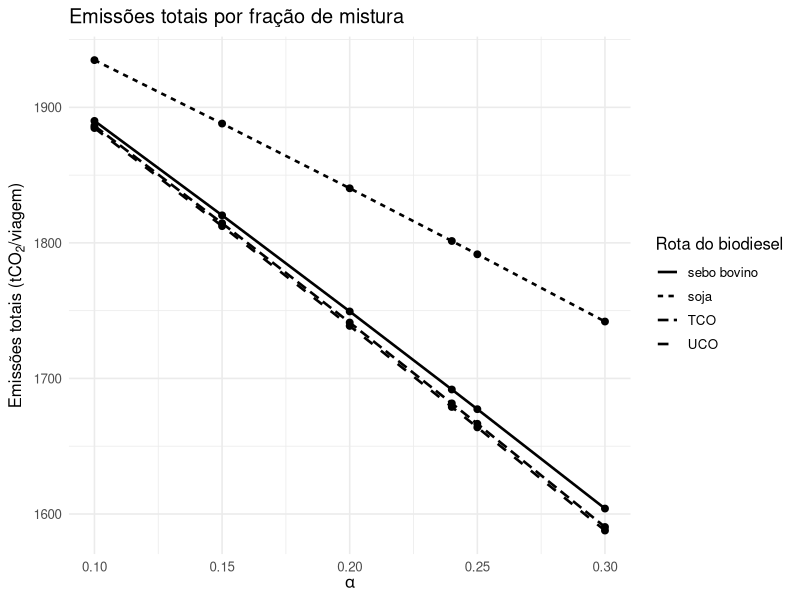
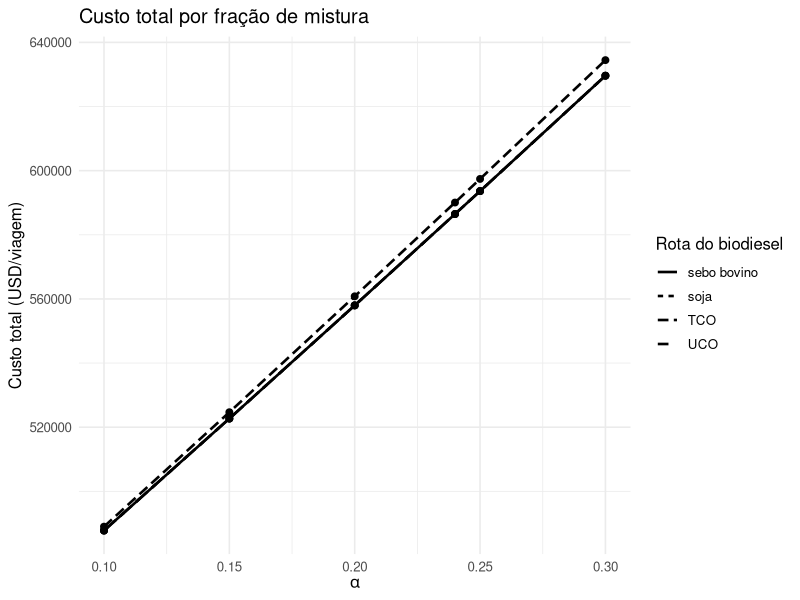
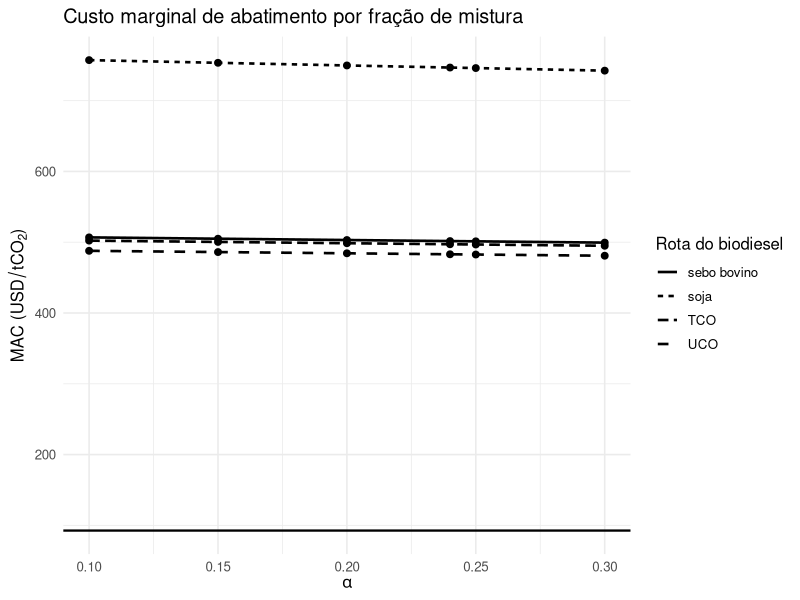
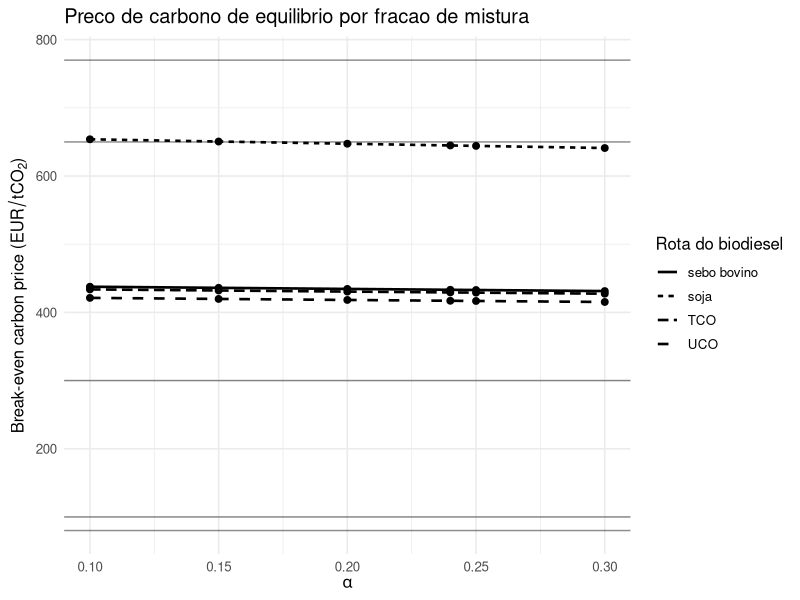
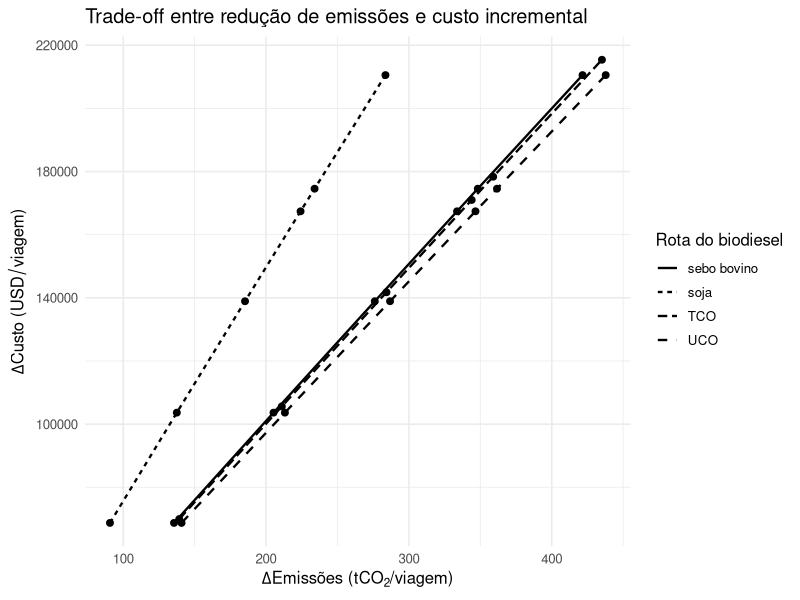
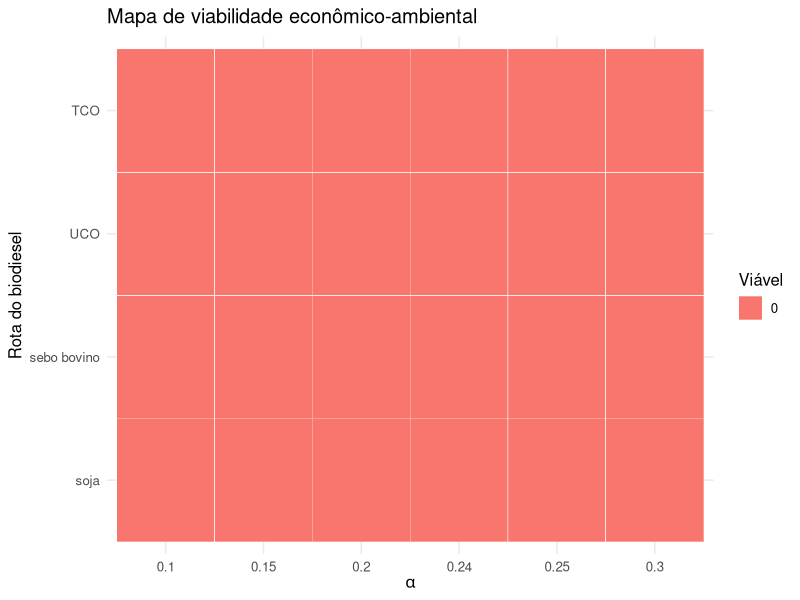
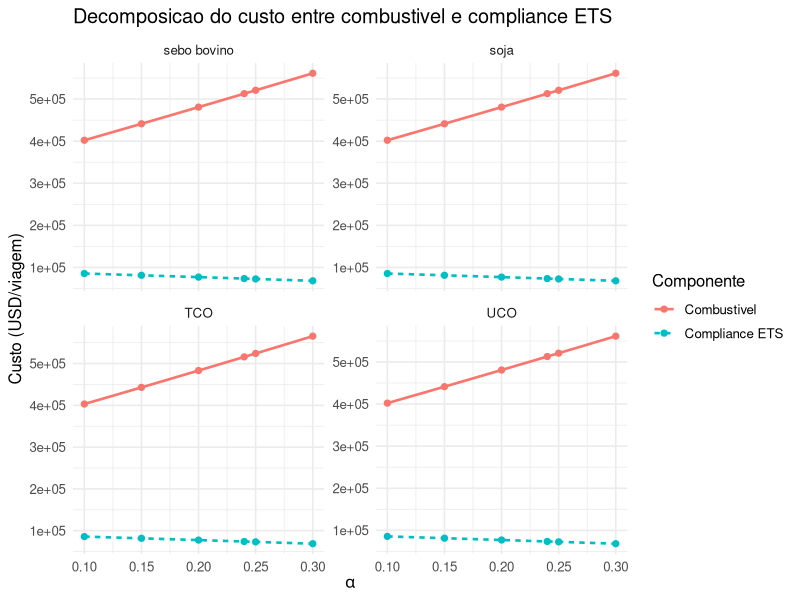
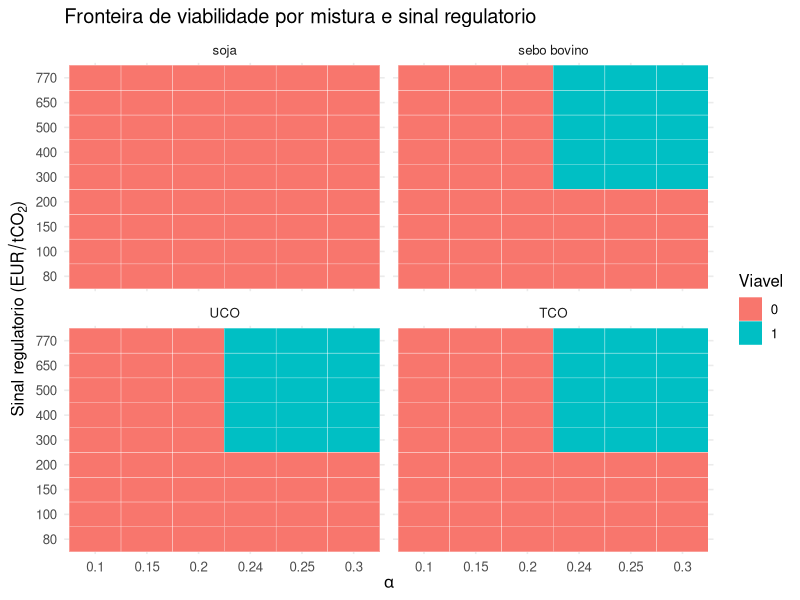

R code for these plots, in order:
# ============================================================
# Planejamento experimental do modelo de biobunker
# Dissertação de mestrado - versão inicial
# ============================================================

# -----------------------------
# Pacotes
# -----------------------------
suppressPackageStartupMessages({
  library(dplyr)
  library(tidyr)
  library(purrr)
  library(ggplot2)
  library(readr)
  library(stringr)
  library(forcats)
})

# -----------------------------
# Diretórios de saída
# -----------------------------
dir.create("resultados", showWarnings = FALSE)
dir.create("resultados/tabelas", recursive = TRUE, showWarnings = FALSE)
dir.create("resultados/graficos", recursive = TRUE, showWarnings = FALSE)

# -----------------------------
# Parâmetros globais
# -----------------------------

# Rota-base: Santos -> Roterdã
D_base_km   <- 10120      # km
V_base_kmh  <- 25.93      # km/h
c_base_tday <- 40         # t/dia

# Conversões operacionais
c_base_th <- c_base_tday / 24  # t/h

# Misturas avaliadas
alpha_grid <- c(0.10, 0.15, 0.20, 0.24, 0.25, 0.30)

# Rotas de produção do biodiesel
# Neste trabalho, TCO = Technical Corn Oil (óleo técnico de milho).
# A sigla não se refere a Tall Oil Crude.
rotas_bio <- c("soja", "sebo bovino", "UCO", "TCO")

# Critérios de viabilidade
delta_ref <- 0.15           # referência para critério ambiental
gamma_ref_eur <- 80         # EUR/tCO2, referência regulatória

# Faixas para sensibilidade
delta_grid <- c(0.10, 0.15, 0.20, 0.25)
gamma_grid_eur <- c(60, 80, 100)

# Câmbio de referência para comparar MAC (USD/tCO2) com gamma regulatório (EUR/tCO2).
# Fonte: ECB euro foreign exchange reference rates, USD = 1.1581 em 11/03/2026.
# https://www.ecb.europa.eu/stats/policy_and_exchange_rates/euro_reference_exchange_rates/html/index.en.html
eur_to_usd_ref <- 1.1581
gamma_ref <- gamma_ref_eur * eur_to_usd_ref
gamma_grid <- gamma_grid_eur * eur_to_usd_ref

# EU ETS marítimo - modelagem simplificada para rota Santos -> Roterdã.
# Regras-base:
# - viagens extra-UE para UE: 50% das emissões elegíveis cobertas;
# - phase-in: 100% para emissões de 2026 em diante;
# - biomassa sustentável elegível: fator zero para surrender no EU ETS.
ets_price_eur_ref <- 80
ets_price_usd_ref <- ets_price_eur_ref * eur_to_usd_ref
ets_coverage_ref <- 0.50
ets_phase_in_ref <- 1.00

# Sensibilidade econômica
pb_mult_grid    <- c(0.80, 1.00, 1.20)
pbio_mult_grid  <- c(0.80, 1.00, 1.20)

# Sensibilidade ambiental
fe_mult_grid <- c(0.90, 1.00, 1.10)

# Sensibilidade operacional
op_mult_grid <- c(0.90, 1.00, 1.10)

# Sensibilidade específica para TCO
tco_fe_mult_grid <- c(0.80, 1.00, 1.20)
tco_price_mult_grid <- c(0.70, 0.85, 1.00, 1.15)

# Penalidade de interação da mistura na eficiência do motor.
# Valor pequeno e configurável para evitar comportamento idealizado demais do blend.
# Base empírica para modelar efeito do teor de biodiesel sobre consumo/eficiência:
# - Gokalp, Buyukkaya, Soyhan (2011), Biomass and Bioenergy 35(8):3575-3583,
#   doi:10.1016/j.biombioe.2011.05.015. Em misturas com marine fuel e SME,
#   o BSFC aumenta e os blends de menor teor preservam melhor o desempenho.
# - Lujan et al. (2020), Applied Sciences 10(3):907, doi:10.3390/app10030907.
#   O aumento do teor de biodiesel eleva o consumo específico e reduz a BTE.
# - Zhu et al. (2012), Applied Energy 99:363-371, doi:10.1016/j.apenergy.2012.05.049.
#   BSFC e BTE variam com o blend e com a carga, indicando resposta não linear.
eta_blend_penalty <- 0.015

# -----------------------------
# Propriedades dos combustíveis
# -----------------------------

# Bunker fuel
PCI_b  <- 40.2             # MJ/kg
eta_b  <- 0.45
p_b    <- 0.50             # USD/kg
FE_b   <- 3.114            # kgCO2/kg

# Biodiesel por rota
# TCO = technical corn oil / distillers corn oil, subproduto da cadeia do milho
# e do etanol de milho. A sigla não se refere, aqui, a Tall Oil Crude.
# A literatura trata o TCO como óleo não comestível recuperado de thin
# stillage/DDGS em plantas dry mill de etanol de milho. No contexto regulatório
# europeu, o feedstock aparece na Union Database como matéria-prima
# reconhecida, mas sem marcação Annex IX, diferindo de UCO.
# Referências:
# - Wang et al. (2015), Biotechnol Biofuels 8:178, doi:10.1186/s13068-015-0350-8.
#   No método marginal, o biodiesel de technical corn oil apresentou 14 gCO2e/MJ.
# - Dhinesh et al. (2019), Data in Brief 25:104308, PMCID: PMC6838419.
#   O biodiesel B100 de corn oil methyl ester reportou calorific value de 36.64 MJ/kg.
# - Washington Administrative Code 173-424-110(137): define technical corn oil
#   como óleo não alimentar recuperado de thin stillage/DDGS.
# - Union Database for Biofuels (EC, revisão Nov/2025): "Technical corn oil"
#   listado como matéria-prima reconhecida, sem tag Annex IX.
# Observação metodológica: para TCO, o fator de emissão WTW é mais sensível ao
# método de alocação de coprodutos do que em rotas residuais mais consolidadas,
# razão pela qual o modelo inclui sensibilidade específica para FE e preço.
fuel_tbl <- tibble(
  rota = rotas_bio,
  PCI_bio = c(37.68, 37.68, 37.68, 36.64),      # MJ/kg
  eta_bio = c(0.43, 0.43, 0.43, 0.43),
  p_bio   = c(1.60, 1.60, 1.60, 1.60),          # USD/kg (valor inicial; pode ser ajustado)
  FE_bio  = c(1.32, 0.64, 0.56, 0.513)          # kgCO2/kg: soja, sebo bovino, UCO, TCO
)

FE_b_ttw_ets <- FE_b
FE_bio_ttw_ets <- 0

# -----------------------------
# Funções auxiliares
# -----------------------------

calc_operacao <- function(D_km, V_kmh, c_tday) {
  c_th <- c_tday / 24
  T_h  <- D_km / V_kmh
  F_t  <- c_th * T_h
  F_kg <- 1000 * F_t

  tibble(
    D_km = D_km,
    V_kmh = V_kmh,
    c_tday = c_tday,
    c_th = c_th,
    T_h = T_h,
    F_t = F_t,
    F_kg = F_kg
  )
}

calc_cenario <- function(alpha, rota,
                         D_km = D_base_km,
                         V_kmh = V_base_kmh,
                         c_tday = c_base_tday,
                         p_b_val = p_b,
                         FE_b_val = FE_b,
                         PCI_b_val = PCI_b,
                         eta_b_val = eta_b,
                         delta_val = delta_ref,
                         gamma_val_eur = gamma_ref_eur,
                         eur_to_usd_val = eur_to_usd_ref,
                         ets_price_eur_val = ets_price_eur_ref,
                         ets_coverage_val = ets_coverage_ref,
                         ets_phase_in_val = ets_phase_in_ref,
                         FE_b_ttw_ets_val = FE_b_ttw_ets,
                         FE_bio_ttw_ets_val = FE_bio_ttw_ets,
                         eta_blend_penalty_val = eta_blend_penalty,
                         fuel_data = fuel_tbl) {

  op <- calc_operacao(D_km, V_kmh, c_tday)

  bio <- fuel_data %>% filter(rota == !!rota)

  stopifnot(nrow(bio) == 1)

  gamma_val_usd <- gamma_val_eur * eur_to_usd_val
  ets_price_usd_val <- ets_price_eur_val * eur_to_usd_val

  # Mantém o mesmo serviço energético útil da viagem em todos os cenários.
  # Essa é a comparação operacionalmente mais consistente: mesma rota, mesma carga,
  # mesma velocidade/meta de viagem, logo a demanda útil é fixa e a massa consumida
  # passa a depender do blend e da eficiência efetiva.
  E_req_MJ <- op$F_kg * PCI_b_val * eta_b_val

  PCI_mix <- (1 - alpha) * PCI_b_val + alpha * bio$PCI_bio
  p_mix   <- (1 - alpha) * p_b_val + alpha * bio$p_bio
  FE_mix  <- (1 - alpha) * FE_b_val + alpha * bio$FE_bio
  FE_mix_ets_ttw <- (1 - alpha) * FE_b_ttw_ets_val + alpha * FE_bio_ttw_ets_val
  eta_mix_ideal <- (((1 - alpha) * PCI_b_val * eta_b_val) +
    (alpha * bio$PCI_bio * bio$eta_bio)) / PCI_mix
  # A penalidade alpha*(1-alpha) representa desvio moderado do caso ideal de mistura.
  # Ela evita MAC constante em alpha e reflete o fato de que o desempenho do motor
  # com blends reais depende do teor de biodiesel, da atomização e da combustão.
  eta_mix <- pmax(eta_mix_ideal - eta_blend_penalty_val * alpha * (1 - alpha), 1e-9)
  e_mix_util_MJ_kg <- PCI_mix * eta_mix
  F_mix_kg <- E_req_MJ / e_mix_util_MJ_kg

  m_b_kg <- F_mix_kg * (1 - alpha)
  m_bio_kg <- F_mix_kg * alpha

  # Cenário convencional
  G0_kg <- op$F_kg * FE_b_val
  G0_t  <- G0_kg / 1000
  C0_fuel <- op$F_kg * p_b_val
  ETS0_t <- op$F_kg * FE_b_ttw_ets_val / 1000 * ets_coverage_val * ets_phase_in_val
  C0_ets <- ETS0_t * ets_price_usd_val
  C0 <- C0_fuel + C0_ets

  # Cenário mistura
  G_kg <- F_mix_kg * FE_mix
  G_t  <- G_kg / 1000
  C_fuel <- F_mix_kg * p_mix
  ETS_t <- F_mix_kg * FE_mix_ets_ttw / 1000 * ets_coverage_val * ets_phase_in_val
  C_ets <- ETS_t * ets_price_usd_val
  C <- C_fuel + C_ets

  Delta_G_t <- G0_t - G_t
  Delta_C   <- C - C0

  MAC <- ifelse(abs(Delta_G_t) < 1e-12, NA_real_, Delta_C / Delta_G_t)
  MAC_eur <- MAC / eur_to_usd_val
  break_even_usd <- MAC
  break_even_eur <- MAC_eur

  # Energia química e útil
  E_quim_MJ <- (m_b_kg * PCI_b_val) + (m_bio_kg * bio$PCI_bio)
  E_quim_GJ <- E_quim_MJ / 1000
  E_util_GJ <- E_quim_GJ * eta_mix
  eta_mix_eff <- ifelse(E_quim_GJ > 0, E_util_GJ / E_quim_GJ, NA_real_)

  # Critério de viabilidade
  V <- ifelse((G_t <= (1 - delta_val) * G0_t) & (!is.na(MAC)) & (MAC <= gamma_val_usd), 1, 0)

  tibble(
    rota = rota,
    alpha = alpha,
    D_km = op$D_km,
    V_kmh = op$V_kmh,
    c_tday = op$c_tday,
    T_h = op$T_h,
    F_t = op$F_t,
    F0_kg = op$F_kg,
    F_kg = F_mix_kg,
    m_b_kg = m_b_kg,
    m_bio_kg = m_bio_kg,
    PCI_mix = PCI_mix,
    p_mix = p_mix,
    FE_mix = FE_mix,
    FE_mix_ets_ttw = FE_mix_ets_ttw,
    eta_mix = eta_mix_eff,
    E_req_GJ = E_req_MJ / 1000,
    E_quim_GJ = E_quim_GJ,
    E_util_GJ = E_util_GJ,
    G_t = G_t,
    ETS_t = ETS_t,
    C_fuel_USD = C_fuel,
    C_ETS_USD = C_ets,
    C_USD = C,
    G0_t = G0_t,
    ETS0_t = ETS0_t,
    C0_fuel_USD = C0_fuel,
    C0_ETS_USD = C0_ets,
    C0_USD = C0,
    Delta_G_t = Delta_G_t,
    Delta_C_USD = Delta_C,
    MAC_USD_tCO2 = MAC,
    MAC_EUR_tCO2 = MAC_eur,
    break_even_USD_tCO2 = break_even_usd,
    break_even_EUR_tCO2 = break_even_eur,
    delta_ref = delta_val,
    gamma_ref_eur = gamma_val_eur,
    gamma_ref_usd = gamma_val_usd,
    ets_price_eur = ets_price_eur_val,
    ets_price_usd = ets_price_usd_val,
    ets_coverage = ets_coverage_val,
    ets_phase_in = ets_phase_in_val,
    eur_to_usd = eur_to_usd_val,
    V = V
  )
}

save_plot <- function(plot_obj, filename, width = 9, height = 6, dpi = 300) {
  ggsave(
    filename = file.path("resultados/graficos", filename),
    plot = plot_obj,
    width = width,
    height = height,
    dpi = dpi,
    bg = "white"
  )
}

# -----------------------------
# Setup E1 - Cenário-base
# -----------------------------
res_E1 <- expand_grid(
  alpha = alpha_grid,
  rota = rotas_bio
) %>%
  pmap_dfr(\(alpha, rota) calc_cenario(alpha = alpha, rota = rota))

write_csv(res_E1, "resultados/tabelas/E1_cenario_base.csv")

# -----------------------------
# Setup E2 - Sensibilidade econômica
# -----------------------------
res_E2 <- expand_grid(
  alpha = alpha_grid,
  rota = rotas_bio,
  pb_mult = pb_mult_grid,
  pbio_mult = pbio_mult_grid
) %>%
  left_join(fuel_tbl, by = c("rota" = "rota")) %>%
  mutate(
    p_bio_adj = p_bio * pbio_mult,
    p_b_adj = p_b * pb_mult,
    fuel_data_adj = pmap(
      list(rota, PCI_bio, eta_bio, p_bio_adj, FE_bio),
      \(rota, PCI_bio, eta_bio, p_bio_adj, FE_bio) {
        tibble(
          rota = rota,
          PCI_bio = PCI_bio,
          eta_bio = eta_bio,
          p_bio = p_bio_adj,
          FE_bio = FE_bio
        )
      }
    ),
    data = pmap(
      list(alpha, rota, p_b_adj, fuel_data_adj),
      \(alpha, rota, p_b_adj, fuel_data_adj) {
        calc_cenario(
          alpha = alpha,
          rota = rota,
          p_b_val = p_b_adj,
          fuel_data = fuel_data_adj
        )
      }
    )
  ) %>%
  mutate(
    data = pmap(
      list(data, pb_mult, pbio_mult),
      \(data, pb_mult, pbio_mult) {
        bind_cols(tibble(pb_mult = pb_mult, pbio_mult = pbio_mult), data)
      }
    )
  ) %>%
  pull(data) %>%
  list_rbind()

write_csv(res_E2, "resultados/tabelas/E2_sensibilidade_economica.csv")

# -----------------------------
# Setup E3 - Sensibilidade ambiental
# -----------------------------
res_E3 <- expand_grid(
  alpha = alpha_grid,
  rota = rotas_bio,
  fe_mult = fe_mult_grid
) %>%
  left_join(fuel_tbl, by = c("rota" = "rota")) %>%
  mutate(
    FE_bio_adj = FE_bio * fe_mult,
    fuel_data_adj = pmap(
      list(rota, PCI_bio, eta_bio, p_bio, FE_bio_adj),
      \(rota, PCI_bio, eta_bio, p_bio, FE_bio_adj) {
        tibble(
          rota = rota,
          PCI_bio = PCI_bio,
          eta_bio = eta_bio,
          p_bio = p_bio,
          FE_bio = FE_bio_adj
        )
      }
    ),
    data = pmap(
      list(alpha, rota, fuel_data_adj),
      \(alpha, rota, fuel_data_adj) {
        calc_cenario(
          alpha = alpha,
          rota = rota,
          fuel_data = fuel_data_adj
        )
      }
    )
  ) %>%
  mutate(
    data = pmap(
      list(data, fe_mult),
      \(data, fe_mult) bind_cols(tibble(fe_mult = fe_mult), data)
    )
  ) %>%
  pull(data) %>%
  list_rbind()

write_csv(res_E3, "resultados/tabelas/E3_sensibilidade_ambiental.csv")

# -----------------------------
# Setup E4 - Sensibilidade regulatória
# -----------------------------
res_E4 <- expand_grid(
  alpha = alpha_grid,
  rota = rotas_bio,
  gamma_ref_eur = gamma_grid_eur,
  delta_ref = delta_grid
) %>%
  mutate(
    data = pmap(
      list(alpha, rota, delta_ref, gamma_ref_eur),
      \(alpha, rota, delta_ref, gamma_ref_eur) {
        calc_cenario(
          alpha = alpha,
          rota = rota,
          delta_val = delta_ref,
          gamma_val_eur = gamma_ref_eur
        )
      }
    )
  ) %>%
  pull(data) %>%
  list_rbind()

write_csv(res_E4, "resultados/tabelas/E4_sensibilidade_regulatoria.csv")

# -----------------------------
# Setup E5 - Sensibilidade operacional
# -----------------------------
res_E5 <- expand_grid(
  alpha = alpha_grid,
  rota = rotas_bio,
  D_mult = op_mult_grid,
  V_mult = op_mult_grid,
  c_mult = op_mult_grid
) %>%
  mutate(
    D_adj = D_base_km * D_mult,
    V_adj = V_base_kmh * V_mult,
    c_adj = c_base_tday * c_mult,
    data = pmap(
      list(alpha, rota, D_adj, V_adj, c_adj),
      \(alpha, rota, D_adj, V_adj, c_adj) {
        calc_cenario(
          alpha = alpha,
          rota = rota,
          D_km = D_adj,
          V_kmh = V_adj,
          c_tday = c_adj
        )
      }
    )
  ) %>%
  mutate(
    data = pmap(
      list(data, D_mult, V_mult, c_mult),
      \(data, D_mult, V_mult, c_mult) {
        bind_cols(tibble(D_mult = D_mult, V_mult = V_mult, c_mult = c_mult), data)
      }
    )
  ) %>%
  pull(data) %>%
  list_rbind()

write_csv(res_E5, "resultados/tabelas/E5_sensibilidade_operacional.csv")

# -----------------------------
# Setup E6 - Caminhos de viabilidade regulatória
# -----------------------------
policy_tbl <- tibble(
  policy_path = c(
    "EU ETS - referencia",
    "EU ETS - teto recente",
    "Carbono reforcado I",
    "Carbono reforcado II",
    "Inducao forte I",
    "Inducao forte II",
    "Inducao forte III",
    "FuelEU implicito - baixo",
    "FuelEU implicito - alto"
  ),
  gamma_signal_eur = c(80, 100, 150, 200, 300, 400, 500, 650, 770),
  ets_signal_eur = c(80, 100, 150, 200, 300, 400, 500, 650, 770)
)

res_E6 <- expand_grid(
  alpha = alpha_grid,
  rota = rotas_bio,
  policy_path = policy_tbl$policy_path
) %>%
  left_join(policy_tbl, by = "policy_path") %>%
  mutate(
    data = pmap(
      list(alpha, rota, gamma_signal_eur, ets_signal_eur),
      \(alpha, rota, gamma_signal_eur, ets_signal_eur) {
        calc_cenario(
          alpha = alpha,
          rota = rota,
          gamma_val_eur = gamma_signal_eur,
          ets_price_eur_val = ets_signal_eur
        )
      }
    )
  ) %>%
  mutate(
    data = pmap(
      list(data, policy_path, gamma_signal_eur, ets_signal_eur),
      \(data, policy_path, gamma_signal_eur, ets_signal_eur) {
        bind_cols(
          tibble(
            policy_path = policy_path,
            gamma_signal_eur = gamma_signal_eur,
            ets_signal_eur = ets_signal_eur
          ),
          data
        )
      }
    )
  ) %>%
  pull(data) %>%
  list_rbind()

write_csv(res_E6, "resultados/tabelas/E6_caminhos_viabilidade.csv")

# -----------------------------
# Setup E7 - Sensibilidade específica para TCO
# -----------------------------
tco_row <- fuel_tbl %>% filter(rota == "TCO")

res_E7 <- expand_grid(
  alpha = alpha_grid,
  tco_fe_mult = tco_fe_mult_grid,
  tco_price_mult = tco_price_mult_grid
) %>%
  mutate(
    fuel_data_adj = pmap(
      list(tco_fe_mult, tco_price_mult),
      \(tco_fe_mult, tco_price_mult) {
        fuel_tbl %>%
          mutate(
            p_bio = if_else(rota == "TCO", tco_row$p_bio * tco_price_mult, p_bio),
            FE_bio = if_else(rota == "TCO", tco_row$FE_bio * tco_fe_mult, FE_bio)
          )
      }
    ),
    data = pmap(
      list(alpha, fuel_data_adj),
      \(alpha, fuel_data_adj) {
        calc_cenario(
          alpha = alpha,
          rota = "TCO",
          fuel_data = fuel_data_adj
        )
      }
    )
  ) %>%
  mutate(
    data = pmap(
      list(data, tco_fe_mult, tco_price_mult),
      \(data, tco_fe_mult, tco_price_mult) {
        bind_cols(
          tibble(tco_fe_mult = tco_fe_mult, tco_price_mult = tco_price_mult),
          data
        )
      }
    )
  ) %>%
  pull(data) %>%
  list_rbind()

write_csv(res_E7, "resultados/tabelas/E7_sensibilidade_tco.csv")

# ============================================================
# Gráficos principais da dissertação / artigo
# ============================================================

# -----------------------------
# Gráfico 1 - Emissões vs alpha
# -----------------------------
g1 <- ggplot(res_E1, aes(x = alpha, y = G_t, group = rota, linetype = rota)) +
  geom_line(linewidth = 0.9) +
  geom_point(size = 2) +
  labs(
    x = expression(alpha),
    y = expression("Emissões totais " * "(" * t * CO[2] * "/" * "viagem" * ")"),
    title = "Emissões totais por fração de mistura",
    linetype = "Rota do biodiesel"
  ) +
  theme_minimal(base_size = 12)

save_plot(g1, "grafico_01_emissoes_vs_alpha.png")

# -----------------------------
# Gráfico 2 - Custo total vs alpha
# -----------------------------
g2 <- ggplot(res_E1, aes(x = alpha, y = C_USD, group = rota, linetype = rota)) +
  geom_line(linewidth = 0.9) +
  geom_point(size = 2) +
  labs(
    x = expression(alpha),
    y = "Custo total (USD/viagem)",
    title = "Custo total por fração de mistura",
    linetype = "Rota do biodiesel"
  ) +
  theme_minimal(base_size = 12)

save_plot(g2, "grafico_02_custo_vs_alpha.png")

# -----------------------------
# Gráfico 3 - MAC vs alpha
# -----------------------------
g3 <- ggplot(res_E1, aes(x = alpha, y = MAC_USD_tCO2, group = rota, linetype = rota)) +
  geom_line(linewidth = 0.9) +
  geom_point(size = 2) +
  geom_hline(yintercept = gamma_ref, linewidth = 0.8) +
  labs(
    x = expression(alpha),
    y = expression("MAC " * "(" * USD/tCO[2] * ")"),
    title = "Custo marginal de abatimento por fração de mistura",
    linetype = "Rota do biodiesel"
  ) +
  theme_minimal(base_size = 12)

save_plot(g3, "grafico_03_mac_vs_alpha.png")

# -----------------------------
# Gráfico 3B - Break-even carbon price vs alpha
# -----------------------------
policy_lines <- tibble(
  y = c(80, 100, 300, 650, 770),
  label = c(
    "EU ETS ref. 80",
    "EU ETS teto 100",
    "Inducao forte 300",
    "FuelEU impl. 650",
    "FuelEU impl. 770"
  )
)

g3b <- ggplot(res_E1, aes(x = alpha, y = break_even_EUR_tCO2, group = rota, linetype = rota)) +
  geom_hline(data = policy_lines, aes(yintercept = y), linewidth = 0.5, alpha = 0.45) +
  geom_line(linewidth = 0.9) +
  geom_point(size = 2) +
  labs(
    x = expression(alpha),
    y = expression("Break-even carbon price " * "(" * EUR/tCO[2] * ")"),
    title = "Preco de carbono de equilibrio por fracao de mistura",
    linetype = "Rota do biodiesel"
  ) +
  theme_minimal(base_size = 12)

save_plot(g3b, "grafico_03b_break_even_vs_alpha.png")

# -----------------------------
# Gráfico 4 - Trade-off DeltaG vs DeltaC
# -----------------------------
g4 <- ggplot(res_E1, aes(x = Delta_G_t, y = Delta_C_USD, linetype = rota)) +
  geom_point(size = 2) +
  geom_path(linewidth = 0.8) +
  labs(
    x = expression(Delta * "Emissões " * "(" * t * CO[2] * "/" * "viagem" * ")"),
    y = expression(Delta * "Custo " * "(" * USD/viagem * ")"),
    title = "Trade-off entre redução de emissões e custo incremental",
    linetype = "Rota do biodiesel"
  ) +
  theme_minimal(base_size = 12)

save_plot(g4, "grafico_04_tradeoff_deltaG_deltaC.png")

# -----------------------------
# Gráfico 5 - Heatmap de viabilidade
# -----------------------------
heat_E4 <- res_E4 %>%
  filter(delta_ref == delta_ref[1] | delta_ref == 0.15) %>%
  filter(gamma_ref_eur == gamma_ref_eur[1] | gamma_ref_eur == 80) %>%
  mutate(
    rota = factor(rota, levels = c("soja", "sebo bovino", "UCO", "TCO")),
    alpha_f = factor(alpha)
  )

g5 <- ggplot(heat_E4, aes(x = alpha_f, y = rota, fill = factor(V))) +
  geom_tile(color = "white") +
  labs(
    x = expression(alpha),
    y = "Rota do biodiesel",
    fill = "Viável",
    title = "Mapa de viabilidade econômico-ambiental"
  ) +
  theme_minimal(base_size = 12)

save_plot(g5, "grafico_05_heatmap_viabilidade.png")

# -----------------------------
# Gráfico 6 - Decomposição do custo total
# -----------------------------
cost_breakdown <- res_E1 %>%
  select(rota, alpha, C_fuel_USD, C_ETS_USD) %>%
  pivot_longer(
    cols = c(C_fuel_USD, C_ETS_USD),
    names_to = "componente",
    values_to = "custo_usd"
  ) %>%
  mutate(
    componente = recode(
      componente,
      "C_fuel_USD" = "Combustivel",
      "C_ETS_USD" = "Compliance ETS"
    )
  )

g6 <- ggplot(cost_breakdown, aes(x = alpha, y = custo_usd, color = componente, linetype = componente)) +
  geom_line(linewidth = 0.9) +
  geom_point(size = 1.8) +
  facet_wrap(~ rota, scales = "free_y") +
  labs(
    x = expression(alpha),
    y = "Custo (USD/viagem)",
    color = "Componente",
    linetype = "Componente",
    title = "Decomposicao do custo entre combustivel e compliance ETS"
  ) +
  theme_minimal(base_size = 12)

save_plot(g6, "grafico_06_decomposicao_custo.png")

# -----------------------------
# Gráfico 7 - Fronteira de viabilidade regulatória
# -----------------------------
frontier_E6 <- res_E6 %>%
  mutate(
    rota = factor(rota, levels = c("soja", "sebo bovino", "UCO", "TCO")),
    alpha_f = factor(alpha),
    policy_f = factor(gamma_signal_eur, levels = sort(unique(gamma_signal_eur)))
  )

g7 <- ggplot(frontier_E6, aes(x = alpha_f, y = policy_f, fill = factor(V))) +
  geom_tile(color = "white") +
  facet_wrap(~ rota) +
  labs(
    x = expression(alpha),
    y = expression("Sinal regulatorio " * "(" * EUR/tCO[2] * ")"),
    fill = "Viavel",
    title = "Fronteira de viabilidade por mistura e sinal regulatorio"
  ) +
  theme_minimal(base_size = 12)

save_plot(g7, "grafico_07_fronteira_viabilidade.png")

# -----------------------------
# Gráfico 8 - Heatmap de break-even
# -----------------------------
heat_break_even <- res_E1 %>%
  mutate(
    rota = factor(rota, levels = c("soja", "sebo bovino", "UCO", "TCO")),
    alpha_f = factor(alpha)
  )

g8 <- ggplot(heat_break_even, aes(x = alpha_f, y = rota, fill = break_even_EUR_tCO2)) +
  geom_tile(color = "white") +
  labs(
    x = expression(alpha),
    y = "Rota do biodiesel",
    fill = expression("Break-even" ~ "(" * EUR/tCO[2] * ")"),
    title = "Preco de carbono de equilibrio por rota e fracao de mistura"
  ) +
  theme_minimal(base_size = 12)

save_plot(g8, "grafico_08_heatmap_break_even.png")

# ============================================================
# Tabelas-resumo
# ============================================================

# Resumo E1
resumo_E1 <- res_E1 %>%
  group_by(rota) %>%
  summarise(
    G_min_t = min(G_t, na.rm = TRUE),
    G_max_t = max(G_t, na.rm = TRUE),
    C_min_USD = min(C_USD, na.rm = TRUE),
    C_max_USD = max(C_USD, na.rm = TRUE),
    MAC_min = min(MAC_USD_tCO2, na.rm = TRUE),
    MAC_max = max(MAC_USD_tCO2, na.rm = TRUE),
    n_viaveis = sum(V, na.rm = TRUE),
    .groups = "drop"
  )

write_csv(resumo_E1, "resultados/tabelas/resumo_E1.csv")

resumo_break_even <- res_E1 %>%
  group_by(rota) %>%
  slice_min(order_by = break_even_EUR_tCO2, n = 1, with_ties = FALSE) %>%
  ungroup() %>%
  transmute(
    rota,
    alpha_break_even_min = alpha,
    break_even_min_eur_tco2 = break_even_EUR_tCO2,
    reducao_emissoes_pct = 100 * Delta_G_t / G0_t,
    custo_total_usd = C_USD
  )

write_csv(resumo_break_even, "resultados/tabelas/resumo_break_even.csv")

resumo_E7_tco <- res_E7 %>%
  group_by(tco_fe_mult, tco_price_mult) %>%
  summarise(
    break_even_min_eur_tco2 = min(break_even_EUR_tCO2, na.rm = TRUE),
    alpha_break_even_min = alpha[which.min(break_even_EUR_tCO2)],
    n_viaveis = sum(V, na.rm = TRUE),
    .groups = "drop"
  )

write_csv(resumo_E7_tco, "resultados/tabelas/resumo_E7_tco.csv")

# Tabela específica alpha = 0.24
tab_B24 <- res_E1 %>%
  filter(abs(alpha - 0.24) < 1e-9) %>%
  select(
    rota, alpha, E_util_GJ, C_USD, G_t, Delta_G_t, Delta_C_USD, MAC_USD_tCO2, V
  )

write_csv(tab_B24, "resultados/tabelas/tabela_B24.csv")

# Reprodução do exemplo numérico da Seção III.9 segundo o modelo executado
calc_exemplo_capitulo3 <- function() {
  base_row <- calc_cenario(alpha = 0, rota = "sebo bovino") %>%
    slice(1)

  mix_rows <- res_E1 %>%
    filter(abs(alpha - 0.24) < 1e-9) %>%
    transmute(
      cenario = recode(
        rota,
        "soja" = "B24 Soja",
        "sebo bovino" = "B24 Sebo",
        "UCO" = "B24 UCO",
        "TCO" = "B24 TCO"
      ),
      massa_total_kg = F_kg,
      massa_bunker_kg = m_b_kg,
      massa_biodiesel_kg = m_bio_kg,
      energia_GJ = E_util_GJ,
      custo_USD = C_USD,
      CO2_t = G_t,
      reducao_pct = 100 * Delta_G_t / G0_t,
      MAC_USD_tCO2 = MAC_USD_tCO2
    )

  bind_rows(
    tibble(
      cenario = "bunker fuel",
      massa_total_kg = base_row$F_kg,
      massa_bunker_kg = base_row$F_kg,
      massa_biodiesel_kg = 0,
      energia_GJ = base_row$E_util_GJ,
      custo_USD = base_row$C_USD,
      CO2_t = base_row$G_t,
      reducao_pct = 0,
      MAC_USD_tCO2 = NA_real_
    ),
    mix_rows
  ) %>%
    mutate(
      cenario = factor(
        cenario,
        levels = c("bunker fuel", "B24 Sebo", "B24 UCO", "B24 TCO", "B24 Soja")
      )
    ) %>%
    arrange(cenario) %>%
    mutate(
      massa_total_kg = round(massa_total_kg, 0),
      massa_bunker_kg = round(massa_bunker_kg, 0),
      massa_biodiesel_kg = round(massa_biodiesel_kg, 0),
      energia_GJ = round(energia_GJ, 3),
      custo_USD = round(custo_USD, 0),
      CO2_t = round(CO2_t, 3),
      reducao_pct = round(reducao_pct, 3),
      MAC_USD_tCO2 = round(MAC_USD_tCO2, 3)
    )
}

tab_capitulo3_B24 <- calc_exemplo_capitulo3()

write_csv(tab_capitulo3_B24, "resultados/tabelas/tabela_capitulo3_B24.csv")

# ============================================================
# Mensagem final
# ============================================================
cat("\nPlanejamento experimental executado com sucesso.\n")
cat("Arquivos salvos em:\n")
cat("- resultados/tabelas/\n")
cat("- resultados/graficos/\n\n")
